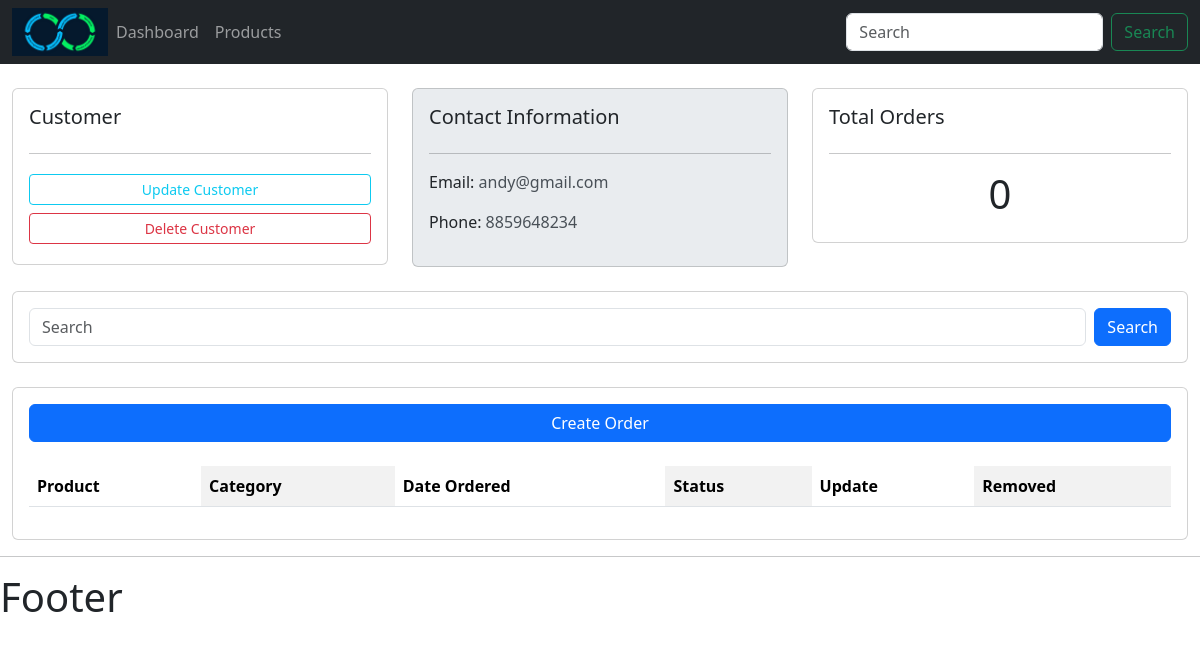
The app's page /customer/1/, older data.
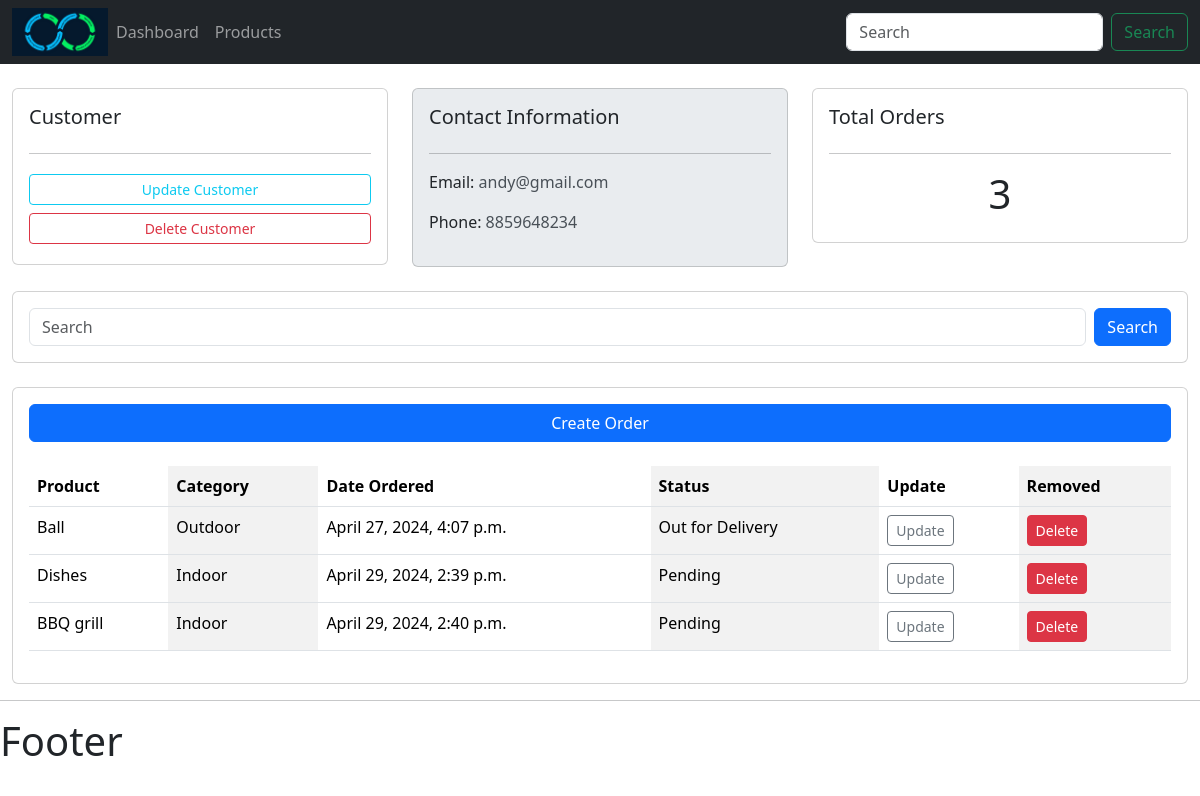
The same page, newer data.
### accounts/models.py (models this page shows, shortened)
class Order(models.Model):
    STATUS = (
        ('Pending','Pending'),
        ('Out for Delivery','Out for Delivery'),
        ('Delivered', 'Delivered'),
    )
    customer = models.ForeignKey(Customer, null=True, on_delete=models.SET_NULL)
    product = models.ForeignKey(Product, null=True, on_delete=models.SET_NULL)
    date_created = models.DateTimeField(auto_now_add=True, null=True)
    status = models.CharField(max_length=200, null=True, choices=STATUS)

class Product(models.Model):
    CATEGORY = (
        ('Indoor','Indoor'),
        ('Outdoor', 'Outdoor'),
    )
    product_name = models.CharField(max_length=200, null=True)
    price = models.FloatField(null=True)
    category = models.CharField(max_length=200, null=True, choices=CATEGORY)
    description = models.CharField(max_length=200, null=True, blank=True)
    date_created = models.DateTimeField(auto_now_add=True, null=True)
    tag = models.ManyToManyField(Tag)

### accounts/views.py (the view)
# urls.py: path('customer/<int:id>/',views.customer, name="customer"),
def customer(request, id):
    customers = Customer.objects.get(id=id)
    orders = customers.order_set.all()
    total_orders = orders.count()
    context = {"customers": customers, "orders": orders, "total_orders": total_orders}
    return render(request, "accounts/customer.html", context)

### accounts/templates/accounts/customer.html (shortened to what this page needs)
{% extends 'accounts/main.html' %}
{% block content %}
  <div class="row">
    <div class="col-md">
      <div class="card card-body">
        <h5 class="card-title">Customer</h5>
        <hr />
        <a class="btn btn-outline-info btn-sm btn-block my-1">Update Customer</a>
        <a class="btn btn-outline-danger btn-sm btn-block my-1">Delete Customer</a>
      </div>
    </div>
    <div class="col-md">
      <div class="card card-body bg-body-secondary">
        <h5 class="card-title">Contact Information</h5>
        <hr />
        <p>
          Email: <span class="text-light-emphasis">{{ customers.email }}</span>
        </p>
        <p>
          Phone: <span class="text-light-emphasis">{{ customers.phone }}</span>
        </p>
      </div>
    </div>
    <div class="col-md">
      <div class="card card-body">
        <h5 class="card-title">Total Orders</h5>
        <hr />
        <h1 class="text-center">{{ total_orders }}</h1>
      </div>
    </div>
  </div>
  <br />
  <div class="row">
    <div class="col-md">
      <div class="card card-body">
        <form class="d-flex" role="search" action="get">
          <input class="form-control me-2" type="search" placeholder="Search" aria-label="Search" />
          <button class="btn btn-primary" type="submit">Search</button>
        </form>
      </div>
    </div>
  </div>
  <br />
  <div class="card card-body">
    <a href="{% url "accounts:create_order" customers.id  %}" class="btn btn-primary">Create Order</a>
    <br>
    <table class="table table-striped-columns">
      <tr>
        <th>Product</th>
        <th>Category</th>
        <th>Date Ordered</th>
        <th>Status</th>
        <th>Update</th>
        <th>Removed</th>
      </tr>
      {% for order in orders %}
        <tr>
          <td>{{ order.product.product_name }}</td>
          <td>{{ order.product.category }}</td>
          <td>{{ order.date_created }}</td>
          <td>{{ order.status }}</td>
          <td>
            <a class="btn btn-sm btn-outline-secondary" href="{% url 'accounts:update_order' order.id %}">Update</a>
          </td>
          <td>
            <a class="btn btn-sm btn-danger" href="{% url 'accounts:delete_order' order.id %}">Delete</a>
          </td>
        </tr>
      {% endfor %}
    </table>
  </div>
{% endblock %}

Row changes from the older to the newer data that the page shows:
added Order: product.product_name "Ball", product.category "Outdoor", date_created "April 27, 2024, 4:07 p.m.", status "Out for Delivery"
added Order: product.product_name "Dishes", product.category "Indoor", date_created "April 29, 2024, 2:39 p.m.", status "Pending"
added Order: product.product_name "BBQ grill", product.category "Indoor", date_created "April 29, 2024, 2:40 p.m.", status "Pending"
Text that changed along with them:
{{ total_orders }}: "0" → "3"
